Frame 1 (no input): blank canvas, image omitted
Frame 60 (the mouse pressed at the canvas centre just before this capture): blank canvas, image omitted
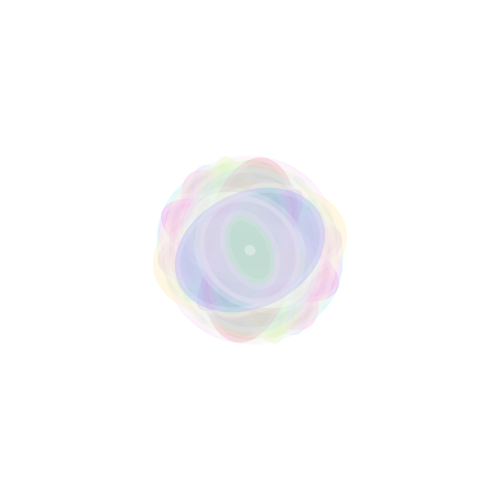
Frame 120 (the mouse held since frame 60 and released just before this capture)

The Processing sketch whose frames 1 and 60 were blank and that drew this single picture after the mouse press (run headless with seeded random() and noise(); from frame 60 on, the mouse is pressed at the canvas centre):

// Processing sketch: processing_144519
// ── processing_144519.pde

void setup()
{
size( 500,500 );
colorMode (HSB, 360,100,100);
background(360);
stroke( 360,40 );
}
void draw()
{
if (mousePressed) {
translate(mouseX,mouseY);
rotate(random(PI));
strokeWeight(10);
fill (random(21,360), random(0,50), random (90,100), 100);
ellipse(0,0,random(30,200), random(30,200));
point(0,0);

}
}
void keyReleased()
{
if (key=='f' || key=='F') {

  background(360);
}
}
